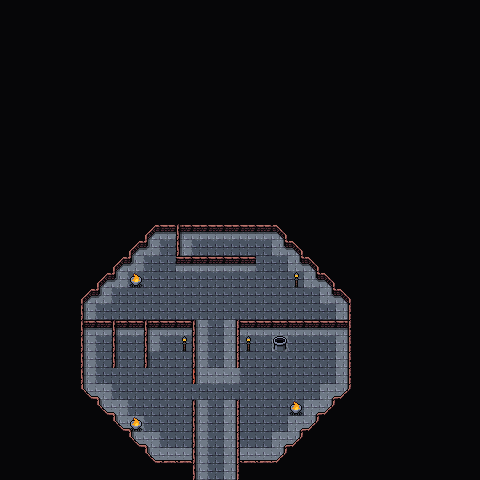

This game map was drawn from its Tiled (.tmx) file and the tilesets committed beside it. A one-line description and the trimmed map source follow:
An orthogonal 30x30 tile map with 16x16 px tiles, 5 tile layers (Collision, Background, Walls, Walls(Ex), ...), 2 tilesets and 36 objects.

<map version="1.10" tiledversion="1.10.1" orientation="orthogonal" renderorder="right-down" width="30" height="30" tilewidth="16" tileheight="16" infinite="0" nextlayerid="8" nextobjectid="102">
 <editorsettings>
  <export target="wastetown..tmx" format="tmx" />
 </editorsettings>
 <properties>
  <property name="dungeonEffect">{
  "startBattleWithCard": [ "Mana Flare|LEB" ],
}</property>
 </properties>
 <tileset firstgid="1" source="../../../../common/maps/tileset/main.tsx" />
 <tileset firstgid="10113" source="../../../../common/maps/tileset/buildings.tsx" />
 <layer id="6" name="Collision" width="30" height="30">
  <data>[900 cells, 4 non-empty, 1 distinct tile ids]</data>
 </layer>
 <layer id="1" name="Background" width="30" height="30">
  <data>[900 cells, 510 non-empty, 1 distinct tile ids]</data>
 </layer>
 <layer id="2" name="Walls" width="30" height="30">
  <data>[900 cells, 897 non-empty, 17 distinct tile ids]</data>
 </layer>
 <layer id="7" name="Walls(Ex)" width="30" height="30">
  <data>[900 cells, 7 non-empty, 1 distinct tile ids]</data>
 </layer>
 <layer id="3" name="Clutter" width="30" height="30">
  <properties>
   <property name="spriteLayer" type="bool" value="true" />
  </properties>
  <data>[900 cells, 8 non-empty, 4 distinct tile ids]</data>
 </layer>
 <objectgroup id="4" name="Objects">
  <object id="38" template="../../../../common/maps/obj/entry_up.tx" x="192" y="478.665" width="48" height="16">
   <properties>
    <property name="teleport" value="" />
   </properties>
  </object>
  <object id="66" template="../../../../common/maps/obj/enemy.tx" x="163.605" y="388.194">
   <properties>
    <property name="enemy" value="Doppelganger" />
   <property name="effect">{ "startBattleWithCard": [ "Fellwar Stone|DRK", "Kismet|LEG" ] }</property>
    </properties>
  </object>
  <object id="75" template="../../../../common/maps/obj/enemy.tx" x="106.034" y="305.243">
   <properties>
    <property name="defeatDialog">[
   {
   "action": [
      {"deleteMapObject": -1}
    ]
   }
]</property>
    <property name="effect">{ "startBattleWithCard": [ "Fellwar Stone|DRK", "Kismet|LEG" ] }</property>
    <property name="enemy" value="Doppelganger" />
   </properties>
  </object>
  <object id="74" template="../../../../common/maps/obj/enemy.tx" x="231.069" y="255.542">
   <properties>
    <property name="effect">{ "startBattleWithCard": [ "Fellwar Stone|DRK", "Kismet|LEG" ] }</property>
    <property name="enemy" value="Doppelganger" />
   </properties>
  </object>
  <object id="71" template="../../../../common/maps/obj/enemy.tx" x="140.117" y="386.888">
   <properties>
    <property name="effect">{ "startBattleWithCard": [ "Wall of Air|LEA", "Mox Sapphire|LEA" ] }</property>
    <property name="enemy" value="Master Blue Wizard" />
   </properties>
  </object>
  <object id="67" template="../../../../common/maps/obj/enemy.tx" x="247.673" y="379.931">
   <properties>
    <property name="effect">{ "startBattleWithCard": [ "City of Brass|ARN", "Keeper of Kookus|VIS" ] }</property>
    <property name="enemy" value="Djinn" />
    <property name="threatRange" type="int" value="30" />
    <property name="waypoints" value="87,85,87,97" />
   </properties>
  </object>
  <object id="82" template="../../../../common/maps/obj/enemy.tx" x="205.049" y="301.238">
   <properties>
    <property name="effect">{ "startBattleWithCard": [ "City of Brass|ARN", "Keeper of Kookus|VIS" ] }</property>
    <property name="enemy" value="Djinn" />
    <property name="threatRange" type="int" value="30" />
    <property name="waypoints" value="100,93,92,93" />
   </properties>
  </object>
  <object id="80" template="../../../../common/maps/obj/enemy.tx" x="285.049" y="316.722">
   <properties>
    <property name="enemy" value="Master Blue Wizard" />
    <property name="threatRange" type="int" value="30" />
    <property name="waypoints" value="90,91,88" />
   <property name="effect">{ "startBattleWithCard": [ "Wall of Air|LEA", "Mox Sapphire|LEA" ] }</property>
    </properties>
  </object>
  <object id="68" template="../../../../common/maps/obj/scroll.tx" x="96" y="352">
   <properties>
    <property name="reward" value="[ { &quot;type&quot;: &quot;card&quot;, &quot;cardName&quot;: &quot;Storm Crow&quot;, &quot;count&quot;: 1 } ]" />
   </properties>
  </object>
  <object id="69" template="../../../../common/maps/obj/booster.tx" x="96" y="368">
   <properties>
    <property name="reward">[
  {
    "editions": [ "ONS", "LGN", "SCG" ],
    "type": "card",
    "count": 10,
    "rarity": [ "Common" ]
  },
  {
    "editions": [ "ONS", "LGN", "SCG" ],
    "type": "card",
    "count": 3,
    "rarity": [ "Uncommon" ]
  },
  {
    "editions": [ "ONS", "LGN", "SCG" ],
    "type": "card",
    "count": 1,
    "rarity": [ "Rare" ]
  }
]
</property>
   </properties>
  </object>
  <object id="78" template="../../../../common/maps/obj/booster.tx" x="304" y="320">
   <properties>
    <property name="reward">[
  {
    "type": "card",
    "count": 10,
    "rarity": [ "Common" ]
  },
  {
    "type": "card",
    "count": 3,
    "rarity": [ "Uncommon" ]
  },
  {
    "type": "card",
    "count": 1,
    "rarity": [ "Rare" ]
  }
]
</property>
   </properties>
  </object>
  <object id="81" template="../../../../common/maps/obj/booster.tx" x="320" y="368">
   <properties>
    <property name="reward">[
  {
    "type": "card",
    "count": 10,
    "rarity": [ "Common" ]
  },
  {
    "type": "card",
    "count": 3,
    "rarity": [ "Uncommon" ]
  },
  {
    "type": "card",
    "count": 1,
    "rarity": [ "Rare" ]
  }
]
</property>
   </properties>
  </object>
  <object id="79" template="../../../../common/maps/obj/booster.tx" x="304" y="304">
   <properties>
    <property name="reward">[
  {
    "type": "card",
    "count": 10,
    "rarity": [ "Common" ]
  },
  {
    "type": "card",
    "count": 3,
    "rarity": [ "Uncommon" ]
  },
  {
    "type": "card",
    "count": 1,
    "rarity": [ "Rare" ]
  }
]
</property>
   </properties>
  </object>
  <object id="70" template="../../../../common/maps/obj/gold.tx" x="90.0974" y="384">
   <properties>
    <property name="reward">[
  {
    "type": "gold",
    "count": 250,
    "addMaxCount": 250
 }
]</property>
   </properties>
  </object>
  <object id="76" template="../../../../common/maps/obj/gold.tx" x="320" y="320">
   <properties>
    <property name="reward">[
  {
    "type": "gold",
    "count": 250,
    "addMaxCount": 250
 }
]</property>
   </properties>
  </object>
  <object id="77" template="../../../../common/maps/obj/gold.tx" x="320" y="352">
   <properties>
    <property name="reward">[
  {
    "type": "gold",
    "count": 250,
    "addMaxCount": 250
 }
]</property>
   </properties>
  </object>
  <object id="72" template="../../../../common/maps/obj/treasure.tx" x="123" y="352">
   <properties>
    <property name="reward">[{
  "type": "randomCard",
  "count": 2,
  "colors": [ "colorID" ]
},{
  "type": "item",
  "count": 1,
  "itemName": "Life Amulet"
}]</property>
   </properties>
  </object>
  <object id="83" template="../../../../common/maps/obj/waypoint.tx" x="249.944" y="418.758" />
  <object id="84" template="../../../../common/maps/obj/waypoint.tx" x="249.944" y="418.758" />
  <object id="85" template="../../../../common/maps/obj/waypoint.tx" x="249.944" y="418.758" />
  <object id="86" template="../../../../common/maps/obj/waypoint.tx" x="158.454" y="428.203" />
  <object id="87" template="../../../../common/maps/obj/waypoint.tx" x="295.984" y="393.377" />
  <object id="88" template="../../../../common/maps/obj/waypoint.tx" x="124.218" y="316.053" />
  <object id="89" template="../../../../common/maps/obj/waypoint.tx" x="157.273" y="262.93" />
  <object id="90" template="../../../../common/maps/obj/waypoint.tx" x="265.881" y="301.887" />
  <object id="91" template="../../../../common/maps/obj/waypoint.tx" x="179.703" y="305.428" />
  </objectgroup>
</map>
<!-- 10 of 36 objects omitted -->
